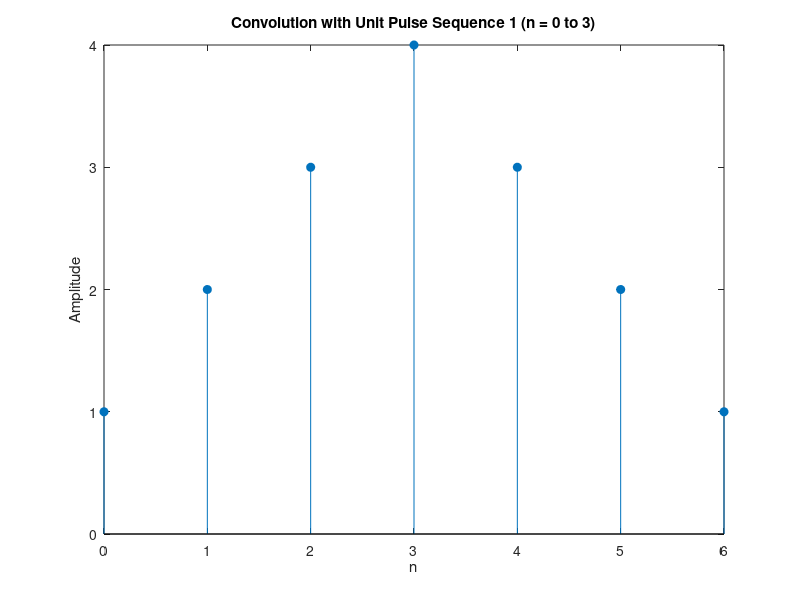

Source code (MATLAB):
n = 0:3;
x_n_1 = ones(1,4);

conv_result = conv(x_n_1,x_n_1);

figure;
subplot(1,1,1);
stem(0:length(conv_result)-1, conv_result, 'filled');
title('Convolution with Unit Pulse Sequence 1 (n = 0 to 3)');
xlabel('n');
ylabel('Amplitude');
